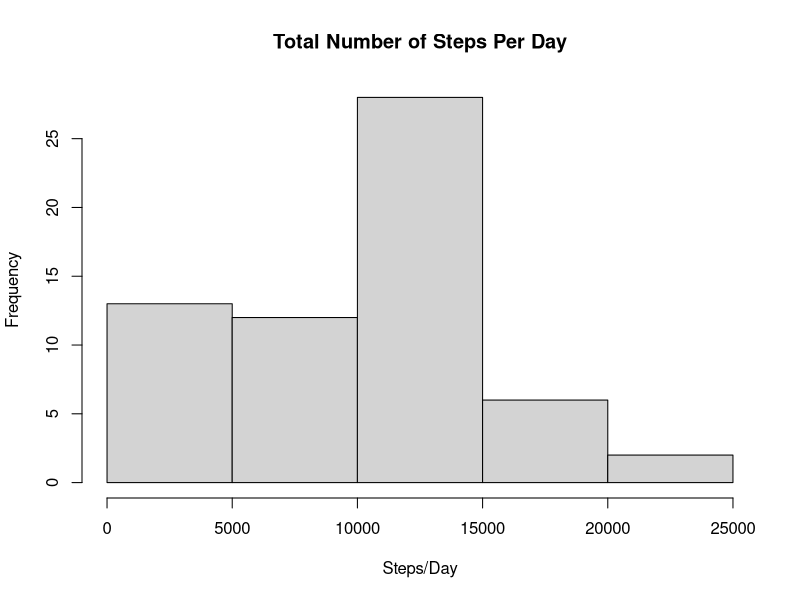
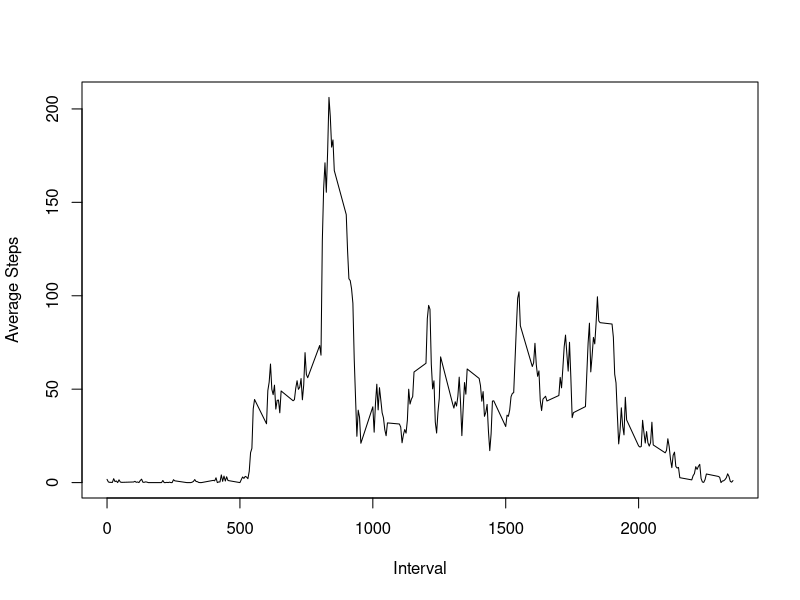
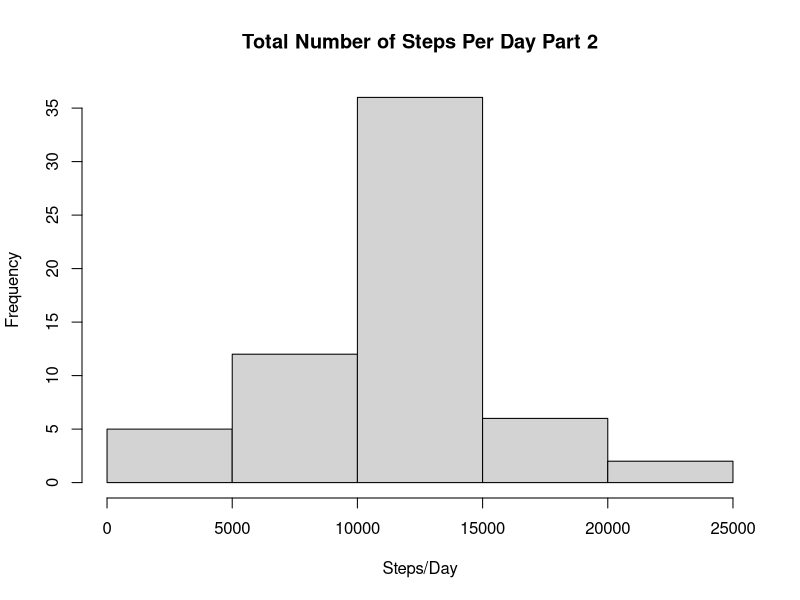
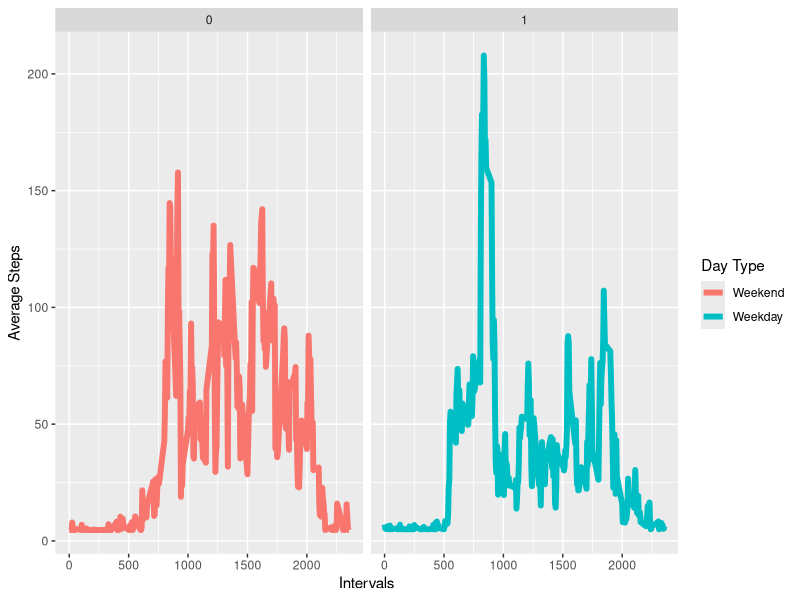

R code for these plots, in order:
## ---- chunk 1
library(knitr)
library(ggplot2)
library(stats)
## Create a variable to store the dataframe and change the dat format
activity <- (read.csv("activity.csv"))
activity$date <- strptime(activity$date, "%m/%d/%y")

## ---- chunk 2
### Sum the Steps column
steps <- tapply(activity$steps,as.Date(activity$date), sum, na.rm=TRUE)
mean(steps, na.rm=TRUE)
median(steps, na.rm=TRUE)
hist(steps, main="Total Number of Steps Per Day", xlab='Steps/Day')
## ---- chunk 3
##Compute the average from the interval column
avgsteps<-aggregate(steps~interval, data= activity, FUN="mean", na.rm=TRUE)

###Plot the timeseries
plot(avgsteps$interval,avgsteps$steps, type = "l", xlab="Interval", ylab="Average Steps")
## ---- chunk 4
###How many missing values in dataset
sum(is.na(activity))

###Create a new dataset that is equal to the original dataset but with the missing data using average steps
activity$steps[is.na(activity$steps)] <-mean(avgsteps$steps)

modactivity <-activity
# Repeat the Steps for Steps per Day
steps2 <- tapply(modactivity$steps,as.Date(modactivity$date), sum, na.rm=TRUE)
mean(steps2, na.rm=TRUE)
median(steps2, na.rm=TRUE)
hist(steps2, main="Total Number of Steps Per Day Part 2", xlab='Steps/Day')

## The values are quite different from the first run against the data
## ---- chunk 5
###Create another factor for day of the week
modactivity$daytype <- weekdays(modactivity$date)
modactivity$weekday <-  ifelse(modactivity$daytype %in% c("Monday","Tuesday","Wednesday","Thursday","Friday"),1,0)

###Plot a time series for weekday and weekend

avgsteps2 <-aggregate(steps~interval+weekday, data= modactivity, FUN="mean", na.rm=TRUE)

###Plot the timeseries panel with Weekend and WeekDays side by side
ggsteps <- ggplot(aes(interval,steps), data= avgsteps2,  fill="Experimental Condition")
ggsteps +facet_grid(.~weekday)+geom_line(size=2,aes(color=factor(weekday))) + labs(x="Intervals",y="Average Steps")+ scale_colour_hue(name = "Day Type", labels=c("Weekend","Weekday"))

